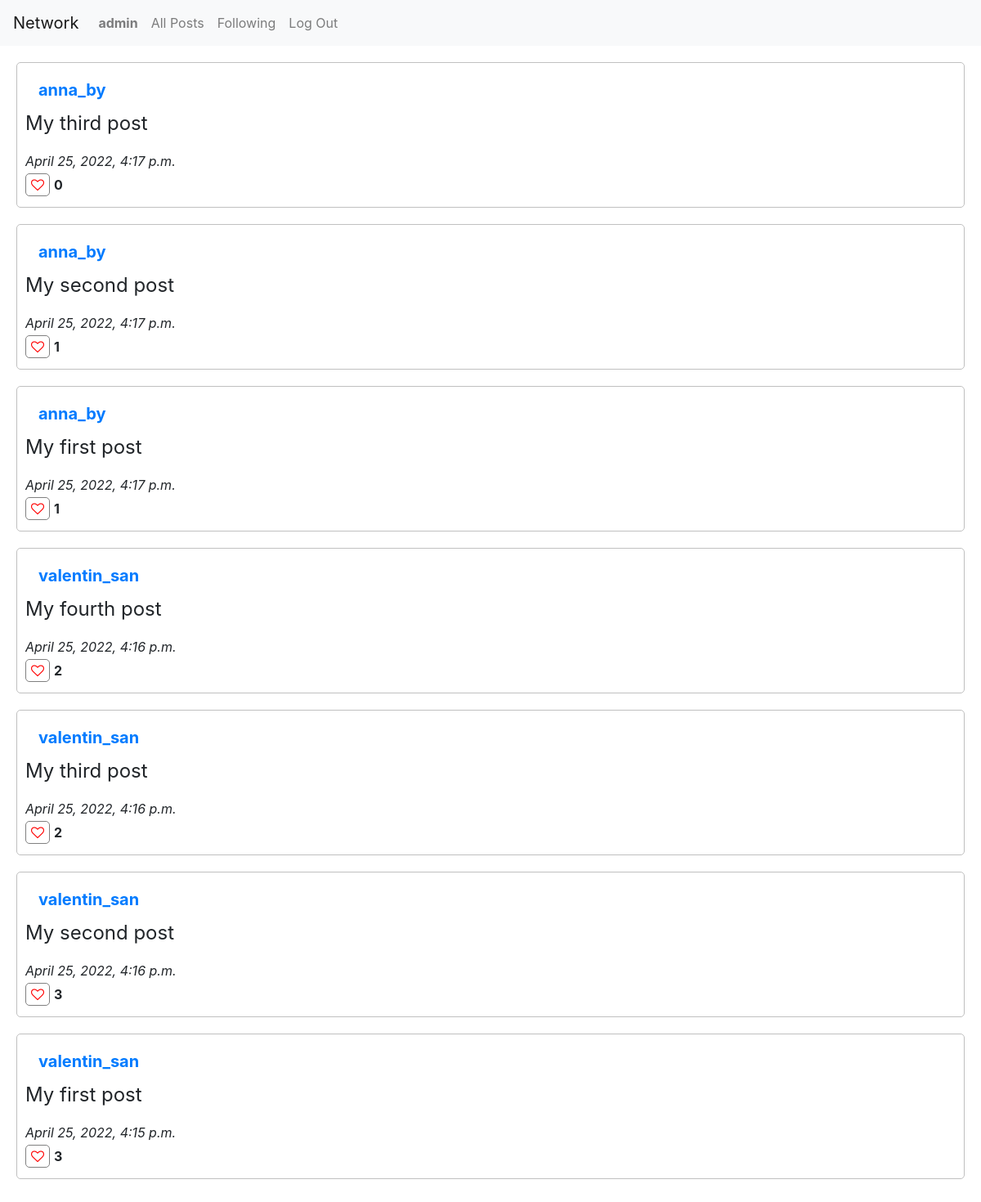
The app's page /following (signed in) with its own data.
### network/models.py (models this page shows, shortened)
class User(AbstractUser):
    def __str__(self):
        return f"{self.username}"

class Post(models.Model):
    post_author = models.ForeignKey(User, on_delete=models.CASCADE,
        related_name="creator")
    post_content = models.TextField()
    post_date = models.DateTimeField(auto_now=True)
    likes = models.IntegerField(default=0)

### network/views.py (the view)
# urls.py: path("following", views.following, name="following"),
def following(request):
    posts = []
    followings = Follower.objects.filter(follower=request.user)
    for follow in followings:
        posts_block = Post.objects.filter(post_author=follow.following)
        for post in posts_block:
            posts.append(post)
    sorted_posts = list(reversed(sorted(posts, key=attrgetter('post_date'))))
    paginator = Paginator(sorted_posts, 10) # Show 10 contacts per page.
    page_number = request.GET.get('page')
    page_obj = paginator.get_page(page_number)
    return render(request, "network/following.html", {
        "posts": sorted_posts,
        "page_obj": page_obj
    })

### network/templates/network/following.html (shortened to what this page needs)
{% extends "network/layout.html" %}
{% block body %}
    {% for post in posts %}
        <div id="posts-list" class="block">
            <div class="author">
                <a class="nav-link" href="{% url 'profile' post.post_author.id %}"><strong>{{ post.post_author }}</strong></a>
            </div>
            <div class="content" id="content-{{ post.id }}">
                <p>{{post.post_content}}</p>
            </div>
            <div class="datetime">
                <i>{{ post.post_date }}</i>
            </div>
            <div class="like-block">
                <button class="like" id="like-btn-{{ post.id }}" data-post="{{ post.id }}" data-user="{{ user.username }}">
                    <span class="fa fa-heart-o" id=heart aria-hidden="true"></span>
                </button>
                <div class="likes" id="likes-{{ post.id }}">
                    <strong>{{ post.likes }}</strong>
                </div>
            </div>
        </div>
    {% endfor %}
    <div class="pagination">
        <nav aria-label="Page navigation example">
        </nav>
    </div>
{% endblock %}

### network/templates/network/layout.html (shortened to what this page needs)
{% load static %}
<!DOCTYPE html>
<html lang="en">
    <head>
        <link rel="stylesheet" href="https://stackpath.bootstrapcdn.com/bootstrap/4.4.1/css/bootstrap.min.css">
        <link rel="stylesheet" href="https://cdnjs.cloudflare.com/ajax/libs/font-awesome/4.7.0/css/font-awesome.min.css">
        <link href="{% static 'network/styles.css' %}" rel="stylesheet">
    </head>
    <body>
        <nav class="navbar navbar-expand-lg navbar-light bg-light">
            <a class="navbar-brand" href="#">Network</a>
            <div>
              <ul class="navbar-nav mr-auto">
                {% if user.is_authenticated %}
                    <li class="nav-item">
                        <a class="nav-link" href="{% url 'profile' user.id %}"><strong>{{ user.username }}</strong></a>
                    </li>
                {% endif %}
                <li class="nav-item">
                  <a class="nav-link" href="{% url 'index' %}">All Posts</a>
                </li>
                {% if user.is_authenticated %}
                    <li class="nav-item">
                        <a class="nav-link" href="{% url 'following' %}">Following</a>
                    </li>
                    <li class="nav-item">
                        <a class="nav-link" href="{% url 'logout' %}">Log Out</a>
                    </li>
                {% endif %}
              </ul>
            </div>
          </nav>
        <div class="body">
            {% block body %}
            {% endblock %}
        </div>
    </body>
</html>

### network/static/network/styles.css (style rules this page uses)
.block { margin: 20px; padding: 10px; border: 1px solid silver; border-radius: 5px; }
.author { font-size: 20px; }
.content { font-size: 24px; }
.like-block { display: flex; flex-direction: row; align-items: center; }
.like-block > .like { background-color: white; border: 1px solid gray; border-radius: 5px; }
.like-block > .likes { padding: 5px; }
.fa-heart-o { color: red; cursor: pointer; }
.pagination { margin: 20px; }

### records on screen
User: username "admin"
Post: post_author "anna_by", post_content "My third post", post_date "April 25, 2022, 4:17 p.m.", likes "0"
Post: post_author "anna_by", post_content "My second post", post_date "April 25, 2022, 4:17 p.m.", likes "1"
Post: post_author "anna_by", post_content "My first post", post_date "April 25, 2022, 4:17 p.m.", likes "1"
Post: post_author "valentin_san", post_content "My fourth post", post_date "April 25, 2022, 4:16 p.m.", likes "2"
Post: post_author "valentin_san", post_content "My third post", post_date "April 25, 2022, 4:16 p.m.", likes "2"
Post: post_author "valentin_san", post_content "My second post", post_date "April 25, 2022, 4:16 p.m.", likes "3"
Post: post_author "valentin_san", post_content "My first post", post_date "April 25, 2022, 4:15 p.m.", likes "3"
